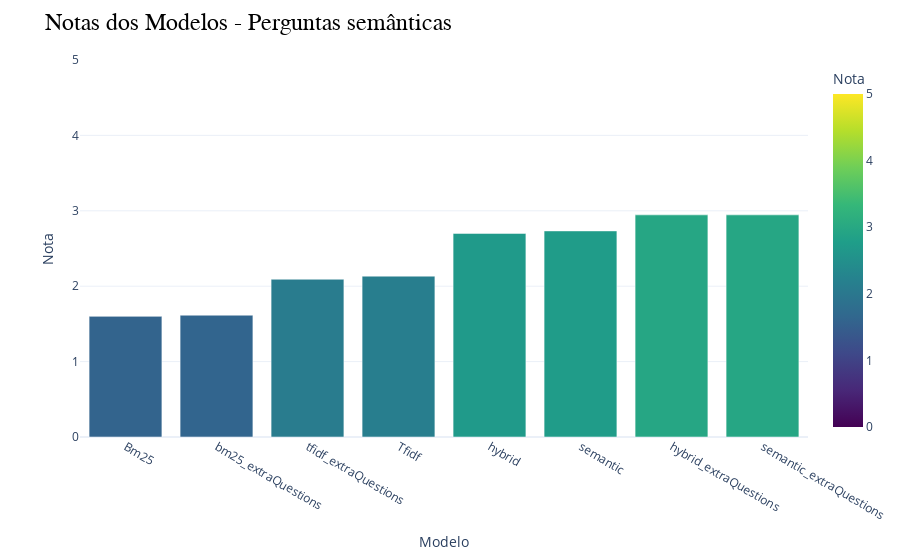

Notebook source saved alongside this figure:
### Code cell
modelos = list(semanticc_mean.keys())
notas = list(semanticc_mean.values())


df = pd.DataFrame(list(zip(modelos, notas)), columns=['Modelo', 'Nota'])


df = df.sort_values('Nota')


fig = px.bar(df, x='Modelo', y='Nota', color='Nota', color_continuous_scale='Viridis',
             hover_data={'Nota':':.2f'}, range_color=[0,5])  # Set min and max values of the color scale

fig.update_layout(
    title='Notas dos Modelos - Perguntas semânticas',
    title_font=dict(size=24, family='Courier', color='black'),
    showlegend=True,
    template='plotly_white'
)
fig.update_traces(hovertemplate='Modelo: %{x}<br>Nota: %{y:.2f}')

fig.update_yaxes(range=[0, 5])
fig.show()

### Figure 1 — Plotly figure (JSON) as saved in the notebook; plotly's stock layout.template omitted (floating-point values rounded to 4 significant figures)
{"data": [{"alignmentgroup": "True", "hovertemplate": "Modelo: %{x}<br>Nota: %{y:.2f}", "legendgroup": "", "marker": {"color": [1.6, 1.615, 2.092, 2.133, 2.7, 2.733, 2.946, 2.946], "coloraxis": "coloraxis", "pattern": {"shape": ""}}, "name": "", "offsetgroup": "", "orientation": "v", "showlegend": false, "textposition": "auto", "type": "bar", "x": ["Bm25", "bm25_extraQuestions", "tfidf_extraQuestions", "Tfidf", "hybrid", "semantic", "hybrid_extraQuestions", "semantic_extraQuestions"], "xaxis": "x", "y": [1.6, 1.615, 2.092, 2.133, 2.7, 2.733, 2.946, 2.946], "yaxis": "y"}], "layout": {"barmode": "relative", "coloraxis": {"cmax": 5, "cmin": 0, "colorbar": {"title": {"text": "Nota"}}, "colorscale": [[0, "#440154"], [0.1111, "#482878"], [0.2222, "#3e4989"], [0.3333, "#31688e"], [0.4444, "#26828e"], [0.5556, "#1f9e89"], [0.6667, "#35b779"], [0.7778, "#6ece58"], [0.8889, "#b5de2b"], [1, "#fde725"]]}, "legend": {"tracegroupgap": 0}, "margin": {"t": 60}, "showlegend": true, "title": {"font": {"color": "black", "family": "Courier", "size": 24}, "text": "Notas dos Modelos - Perguntas semânticas"}, "xaxis": {"anchor": "y", "domain": [0, 1], "title": {"text": "Modelo"}}, "yaxis": {"anchor": "x", "domain": [0, 1], "range": [0, 5], "title": {"text": "Nota"}}}}
